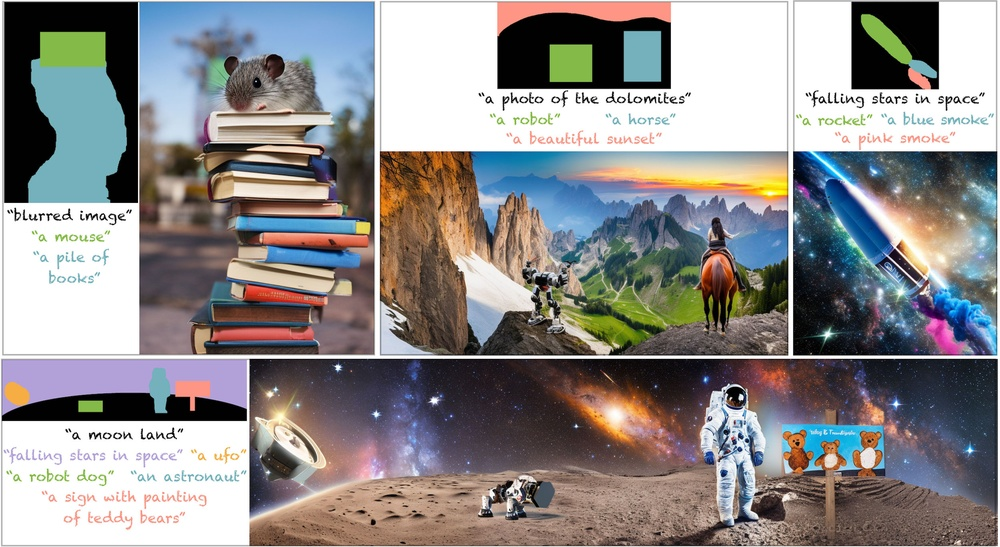
#> input picture MultiDiffusion/imgs/teaser.jpg, 1000 x 547 px, shrunk from 2500 x 1367 before the run
$ python extract_3d.py --erp imgs/teaser.jpg
#> lines starting #> are read from the running program, lines starting #| are printed output that depends on the picture
#!/usr/bin/env python3
# -*- coding: utf-8 -*-

import os, math, argparse, shutil
import numpy as np
from PIL import Image

try:
    from tqdm import tqdm
except Exception:
    tqdm = lambda x, **k: x  # fallback

# TODO : Main.py 만들고 자동으로 저장되는거까지 진행
def load_erp_image(path):
    """Load ERP image -> float32 [H,W,3] in [0,1], RGB"""
    img = Image.open(path).convert("RGB")
    arr = np.asarray(img, dtype=np.float32) / 255.0
    return arr  # [H,W,3]

def ensure_outdir(path):
    os.makedirs(path, exist_ok=True)

def erp_to_sphere_pointcloud(img01, step=4, radius=1.0):
    """
    img01: [H,W,3] in [0,1]
    step : sampling stride on ERP grid (>=1)
    """
    H, W = img01.shape[:2]
    vv, uu = np.meshgrid(
        np.arange(0, H, step, dtype=np.float64),
        np.arange(0, W, step, dtype=np.float64),
        indexing='ij'
    )
    # pixel centers
    lon = 2.0 * math.pi * ((uu + 0.5) / W - 0.5)             # [-π, π]
    lat = math.pi/2.0 - math.pi * ((vv + 0.5) / H)           # [-π/2, π/2]

    x = np.cos(lat) * np.cos(lon)
    y = np.sin(lat)
    z = np.cos(lat) * np.sin(lon)

    xyz = radius * np.stack([x, y, z], axis=-1).reshape(-1, 3)
    rgb = img01[vv.astype(int), uu.astype(int)].reshape(-1, 3)
    return xyz.astype(np.float32), (rgb * 255.0).astype(np.uint8)

def save_ply_pointcloud(xyz, rgb, path):
    """
    Save ASCII PLY: vertices with per-vertex color.
    xyz: [N,3] float32, rgb: [N,3] uint8
    """
    n = xyz.shape[0]
    header = f"""ply
format ascii 1.0
element vertex {n}
property float x
property float y
property float z
property uchar red
property uchar green
property uchar blue
end_header
"""
    with open(path, 'w', encoding='utf-8') as f:
        f.write(header)
        for i in range(n):
            x, y, z = xyz[i]
            r, g, b = rgb[i]
            f.write(f"{x:.6f} {y:.6f} {z:.6f} {int(r)} {int(g)} {int(b)}\n")

# -------------------------------
# B) UV Sphere Mesh (OBJ + MTL) with ERP texture
# -------------------------------

def generate_uv_sphere(n_lat=180, n_lon=360, radius=1.0, flip_v=True):
    """
    Generate a UV sphere grid with duplicated seam column.
    Returns:
      vertices: [V,3]
      uvs     : [V,2] in [0,1]
      normals : [V,3] (same as unit vertices)
      faces   : [F,3] triangle indices (1-based for OBJ)
    """
    # grid with seam duplication: lon in [0..n_lon], lat in [0..n_lat]
    lon_grid = np.linspace(-math.pi, math.pi, num=n_lon+1, dtype=np.float64)   # includes both ends
    lat_grid = np.linspace( math.pi/2, -math.pi/2, num=n_lat+1, dtype=np.float64)

    # vertex positions
    LON, LAT = np.meshgrid(lon_grid, lat_grid, indexing='xy')  # [n_lat+1, n_lon+1]

    x = np.cos(LAT) * np.cos(LON)
    y = np.sin(LAT)
    z = np.cos(LAT) * np.sin(LON)
    vertices = radius * np.stack([x, y, z], axis=-1).reshape(-1, 3).astype(np.float32)

    # normals (unit)
    normals = np.stack([x, y, z], axis=-1).reshape(-1, 3).astype(np.float32)

    # UVs (equirect): u in [0,1], v in [0,1]
    u = (LON / (2.0*math.pi) + 0.5)
    v = (0.5 - LAT / math.pi)
    if flip_v:
        v = 1.0 - v  # many OBJ viewers expect V origin at bottom
    uvs = np.stack([u, v], axis=-1).reshape(-1, 2).astype(np.float32)

    # faces (two triangles per quad)
    faces = []
    cols = n_lon + 1
    rows = n_lat + 1
    for i in range(rows - 1):
        for j in range(cols - 1):
            a  = i*cols + j
            b  = a + 1
            c  = (i+1)*cols + j
            d  = c + 1
            # winding: counter-clockwise (depends on viewer, this is typical)
            faces.append([a+1, b+1, d+1])  # +1 for OBJ indexing
            faces.append([a+1, d+1, c+1])
    faces = np.asarray(faces, dtype=np.int32)
    return vertices, uvs, normals, faces

def save_obj_with_mtl(vertices, uvs, normals, faces, obj_path, texture_basename, material_name="mat0"):
    """
    Save OBJ referencing an MTL with a diffuse texture (ERP).
    The MTL will be saved alongside OBJ with same stem.
    """
    base_dir = os.path.dirname(obj_path)
    stem     = os.path.splitext(os.path.basename(obj_path))[0]
    mtl_name = stem + ".mtl"
    mtl_path = os.path.join(base_dir, mtl_name)

    # write MTL
    with open(mtl_path, 'w', encoding='utf-8') as f:
        f.write(f"newmtl {material_name}\n")
        f.write("Ka 1.000 1.000 1.000\n")
        f.write("Kd 1.000 1.000 1.000\n")
        f.write("Ks 0.000 0.000 0.000\n")
        f.write("d 1.0\n")
        f.write("illum 2\n")
        f.write(f"map_Kd {texture_basename}\n")

    # write OBJ
    with open(obj_path, 'w', encoding='utf-8') as f:
        f.write(f"mtllib {mtl_name}\n")
        # vertices
        for v in vertices:
            f.write(f"v {v[0]:.6f} {v[1]:.6f} {v[2]:.6f}\n")
        # UVs
        for t in uvs:
            f.write(f"vt {t[0]:.6f} {t[1]:.6f}\n")
        # normals
        for n in normals:
            f.write(f"vn {n[0]:.6f} {n[1]:.6f} {n[2]:.6f}\n")

        f.write(f"usemtl {material_name}\n")
        f.write("s off\n")  # no smoothing groups, optional

        # faces (v/vt/vn)
        for tri in faces:
            a, b, c = tri.tolist()
            f.write(f"f {a}/{a}/{a} {b}/{b}/{b} {c}/{c}/{c}\n")
############################################################
def main():
    ap = argparse.ArgumentParser(description="ERP -> Sphere: PLY pointcloud & UV-sphere OBJ exporter")
    ap.add_argument("--erp", required=True, help="Path to ERP image (e.g., .png, .jpg)")
    ap.add_argument("--outdir", default="out_sphere", help="Output directory")
    ap.add_argument("--ply_step", type=int, default=1, help="Sampling stride for PLY (>=1, smaller = denser)")
    ap.add_argument("--radius", type=float, default=1.0, help="Sphere radius")
    ap.add_argument("--mesh_lat", type=int, default=180, help="Mesh latitudinal segments (rows)")
    ap.add_argument("--mesh_lon", type=int, default=360, help="Mesh longitudinal segments (cols)")
    ap.add_argument("--copy_texture", action="store_true", help="Copy ERP image into outdir for OBJ texture")
    args = ap.parse_args()

    ensure_outdir(args.outdir)

    # Load ERP
    img01 = load_erp_image(args.erp)
#> in load_erp_image, img is the input picture: PIL image 1000x547 RGB; mean R, G, B 141.1, 138.8, 138.8
    H, W = img01.shape[:2]
#> H = 547; W = 1000
    print(f"[INFO] Loaded ERP: {args.erp} (H={H}, W={W})")
#| [INFO] Loaded ERP: imgs/teaser.jpg (H=547, W=1000)

    # ---- A) Point Cloud (.ply)
    print("[INFO] Building point cloud …")
    xyz, rgb = erp_to_sphere_pointcloud(img01, step=max(1, args.ply_step), radius=args.radius)
#> in erp_to_sphere_pointcloud, `x = np.cos(lat) * np.cos(lon)`:
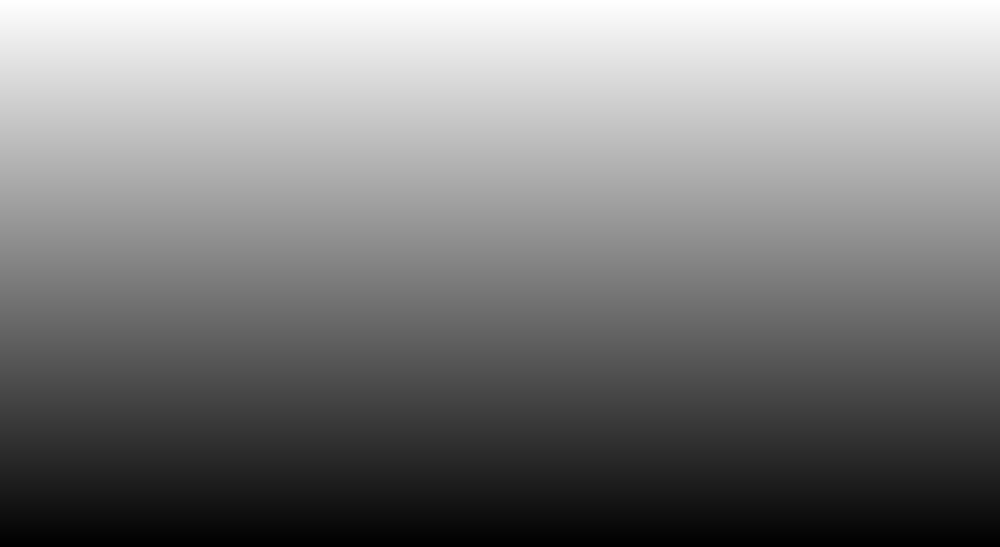
#> lat: shape (547, 1000) float64; min -1.57, max 1.57, mean 1.93e-16; drawn with min black and max white
#> in erp_to_sphere_pointcloud, `x = np.cos(lat) * np.cos(lon)`:
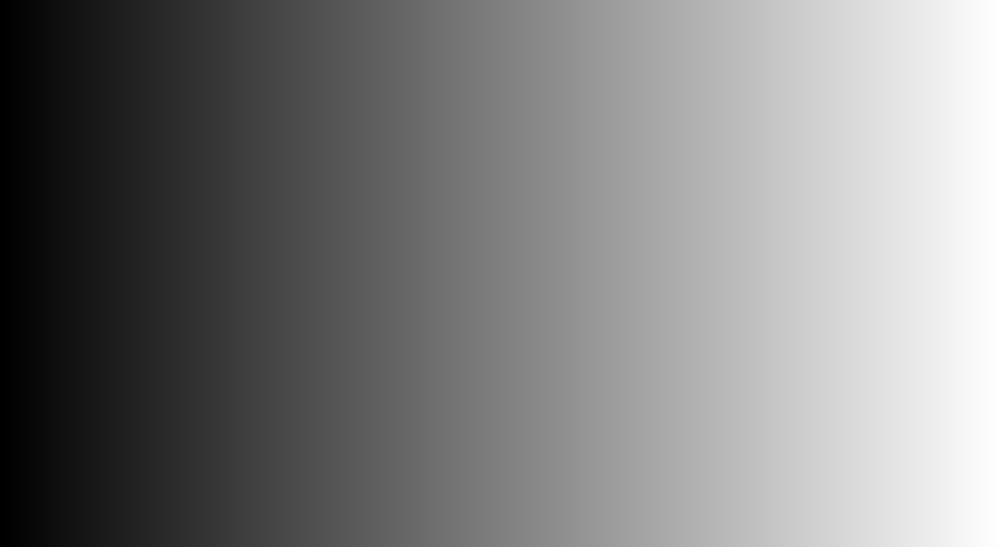
#> lon: shape (547, 1000) float64; min -3.14, max 3.14, mean 1.75e-17; drawn with min black and max white
    ply_path = os.path.join(args.outdir, "erp_sphere_points.ply")
    save_ply_pointcloud(xyz, rgb, ply_path)
#> the loop in save_ply_pointcloud, `for i in range(n):` made 547000 passes
#> (x, z, r, g, b) on passes 1 to 3: (-0.00287, -9.02e-06, 255, 255, 255), (-0.00287, -2.71e-05, 252, 252, 252), (-0.00287, -4.51e-05, 249, 249, 249)
    print(f"[OK] Saved PLY: {ply_path} (N={xyz.shape[0]} points)")
#| [OK] Saved PLY: out_sphere/erp_sphere_points.ply (N=547000 points)

    # ---- B) UV Sphere Mesh (.obj + .mtl) with ERP texture
    print("[INFO] Building UV sphere mesh …")
    V, T, N, F = generate_uv_sphere(n_lat=args.mesh_lat, n_lon=args.mesh_lon, radius=args.radius, flip_v=True)

    obj_path = os.path.join(args.outdir, "erp_textured_sphere.obj")
    # texture path handling
    tex_basename = os.path.basename(args.erp)
    if args.copy_texture:
        dst_tex = os.path.join(args.outdir, tex_basename)
        if os.path.abspath(dst_tex) != os.path.abspath(args.erp):
            shutil.copy2(args.erp, dst_tex)
        print(f"[OK] Copied texture into outdir: {dst_tex}")

    save_obj_with_mtl(V, T, N, F, obj_path, texture_basename=tex_basename, material_name="erp_tex")
    print(f"[OK] Saved OBJ+MTL: {obj_path} (+ .mtl)")

    print("\n[READY]")
    print(" - Open the PLY in Meshlab/CloudCompare to see colored points on a sphere.")
    print(" - Open the OBJ in Blender/Meshlab; make sure the ERP image is in the same folder as the OBJ (or use --copy_texture).")

if __name__ == "__main__":
    main()
